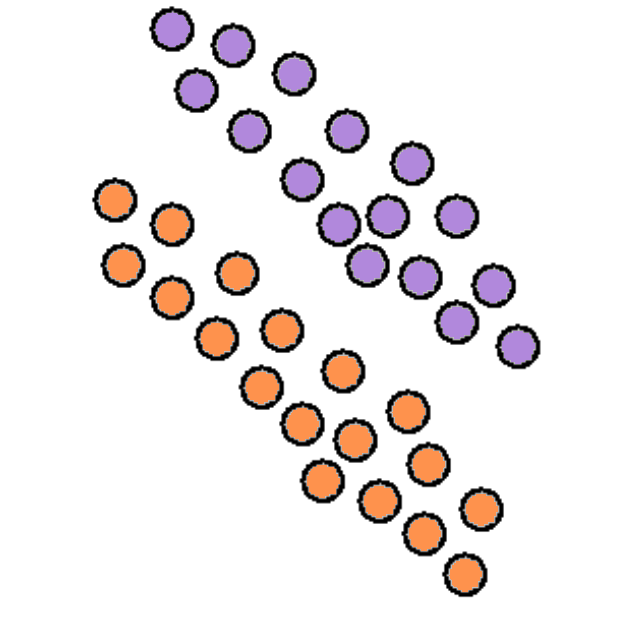
#> input picture TiltCV_detection/Circle.png, 636 x 634 px
$ python -i image_processing.py   (imports and definitions only)
#> lines starting #> are read from the running program, lines starting #| are printed output that depends on the picture; after the words box and inside, x2 and y2 are one past the last pixel; in counts of white or black regions, pixels touching at a corner belong together
### TiltCV_detection/track_bar.py
import cv2
import numpy as np

def nothing(x):
    pass

# [32 lines left out: functions createTrackbar, getFuzzy, not called in this run]


def getValueHSV():

	DownH1 = cv2.getTrackbarPos('DownH1','image')
	UpH1 = cv2.getTrackbarPos('UpH1','image')

	DownS = cv2.getTrackbarPos('DownS','image')
	UpS = cv2.getTrackbarPos('UpS','image')

	DownV = cv2.getTrackbarPos('DownV','image')
	UpV = cv2.getTrackbarPos('UpV','image')


	lower_value = np.array([DownH1,DownS,DownV])
	upper_value = np.array([UpH1,UpS,UpV])

	return lower_value, upper_value

def getValueMorphIter():

	erosion_iter = cv2.getTrackbarPos('erosion','image')
	dilation_iter = cv2.getTrackbarPos('dilation','image')

	return erosion_iter, dilation_iter


# [4 lines left out: function getValueDeviation, not called in this run]

def getValue_number_of_measurements():

	return cv2.getTrackbarPos('number of measurements','image')

### TiltCV_detection/image_processing.py
import cv2
import numpy as np
import track_bar as tb


def conversion(frame):

	blur = cv2.GaussianBlur(frame,(3,3),0)
	hsv = cv2.cvtColor(blur, cv2.COLOR_BGR2HSV)


	return hsv


def boundaries_hsv(frame):

	hsv = conversion(frame)

	lower_value, upper_value = tb.getValueHSV()
	hsv_with_boundaries = cv2.inRange(hsv, lower_value, upper_value)


	return hsv_with_boundaries


def processing_morphological_operators(frame):

	hsv_with_boundaries = boundaries_hsv(frame)

	kernel = np.ones((3,3), np.uint8)
	erosion_iter, dilation_iter = tb.getValueMorphIter()
	erosion = cv2.erode(hsv_with_boundaries, kernel, iterations = erosion_iter)
	dilation = cv2.dilate(erosion, kernel, iterations = dilation_iter)


	return dilation


def processed_frame(frame,dilation):

	processed = cv2.bitwise_and(frame,frame, mask = dilation)

	return processed

>>> import cv2
>>> picture = cv2.imread('Circle.png')
#> picture is the input picture: shape (634, 636, 3); mean B, G, R 233.7, 233.5, 238.6
>>> result = processing_morphological_operators(picture)
#> in conversion, `hsv = cv2.cvtColor(blur, cv2.COLOR_BGR2HSV)`: hsv: shape (634, 636, 3); mean H, S, V 5.6, 9.8, 240
#> in boundaries_hsv, `hsv_with_boundaries = cv2.inRange(hsv, lower_value, upper_value)`:
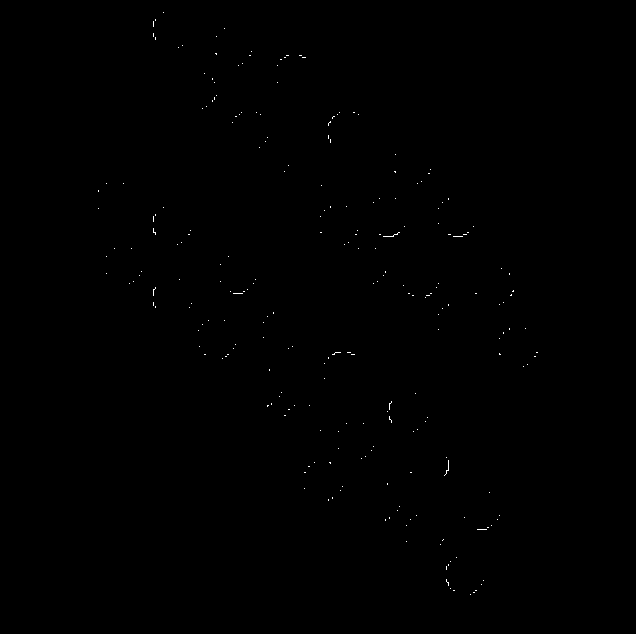
#> hsv_with_boundaries: shape (634, 636); 0.12% white in thin lines or dots, all inside (x1, y1, x2, y2) = (98, 12, 538, 595)
